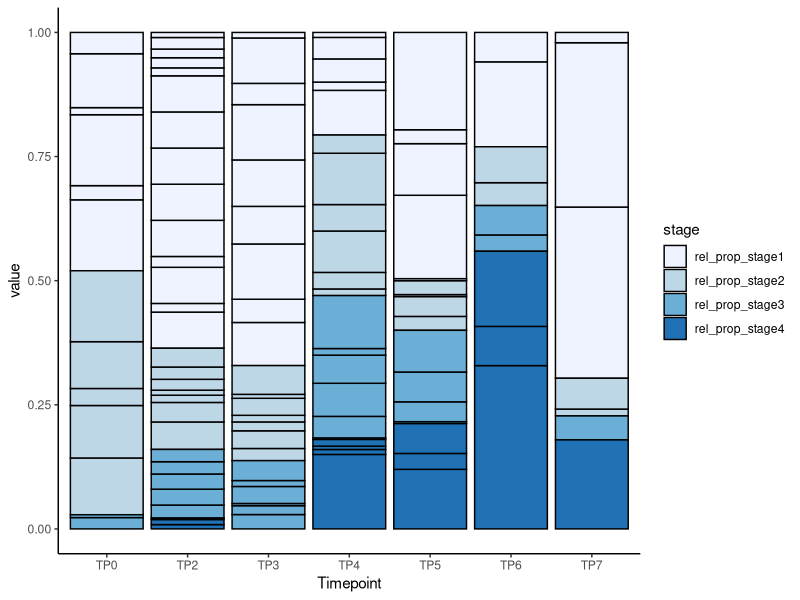
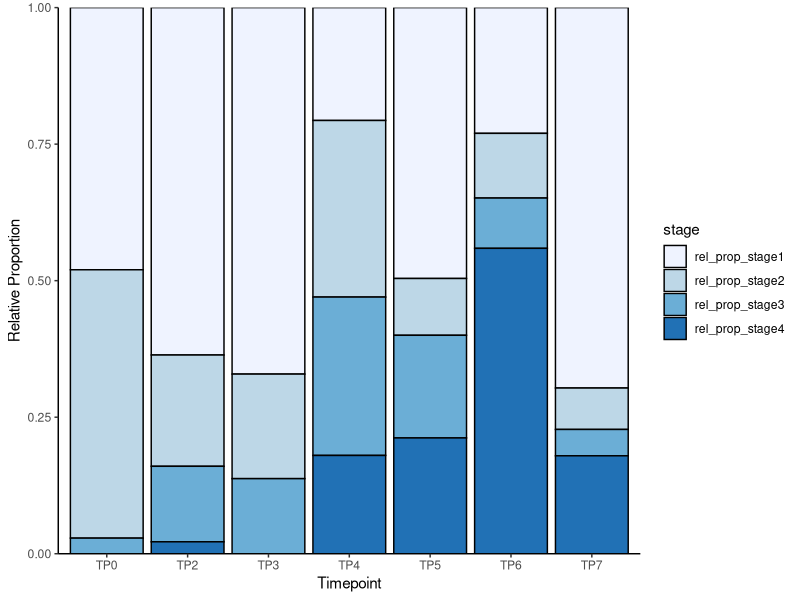
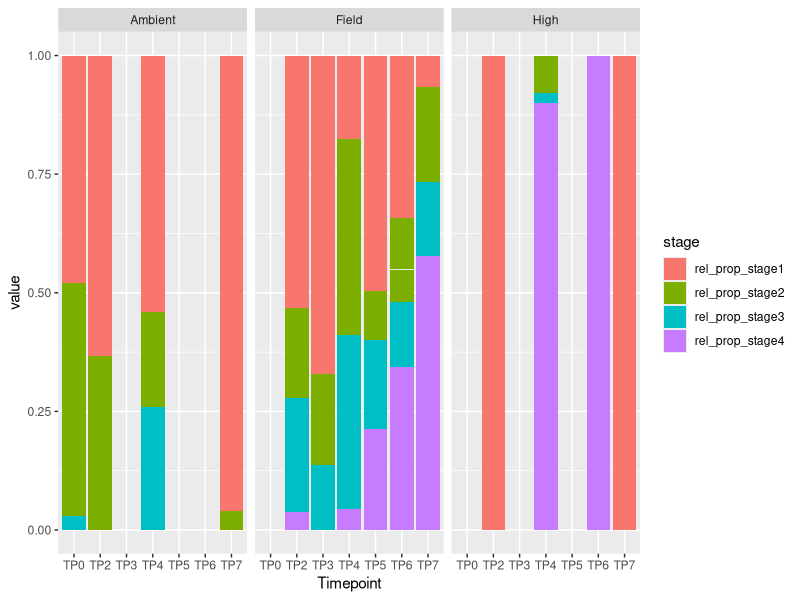
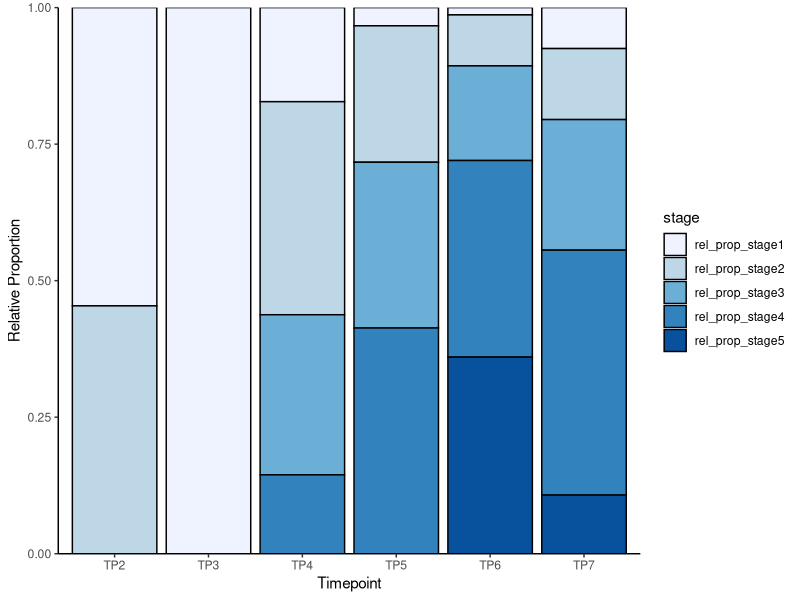
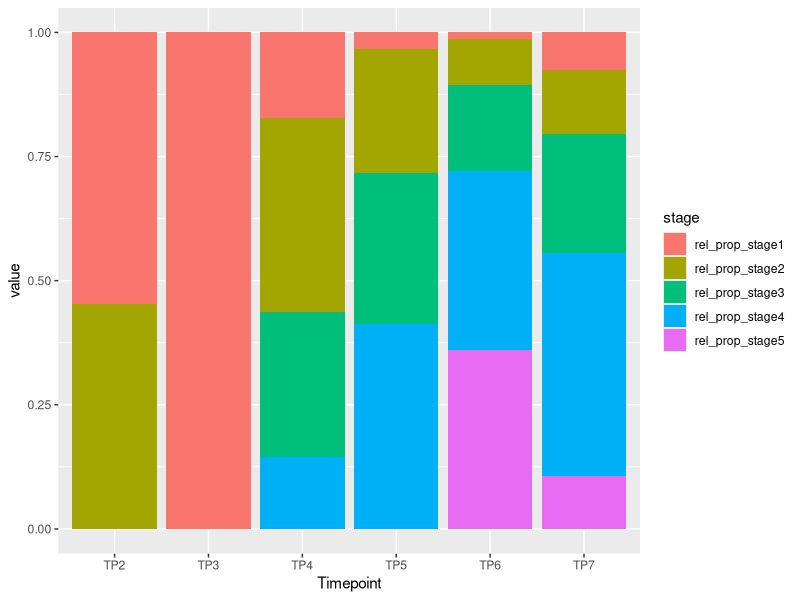
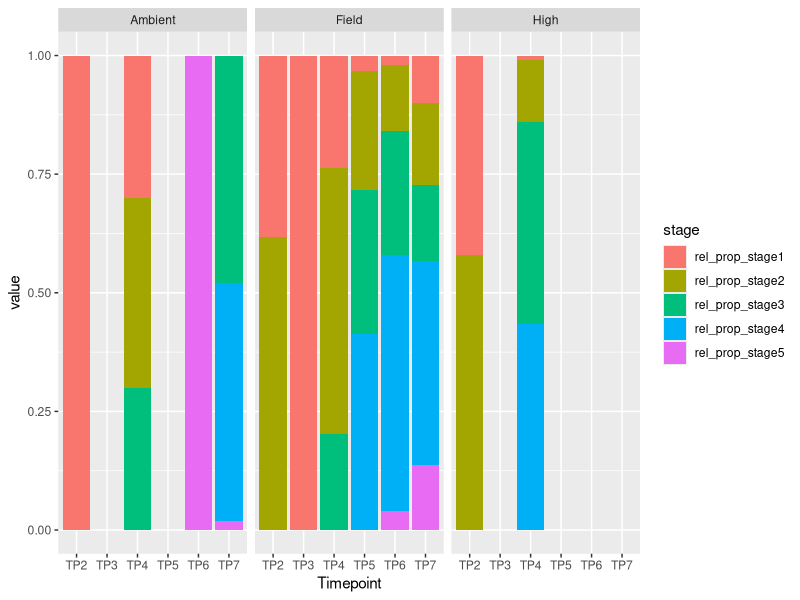
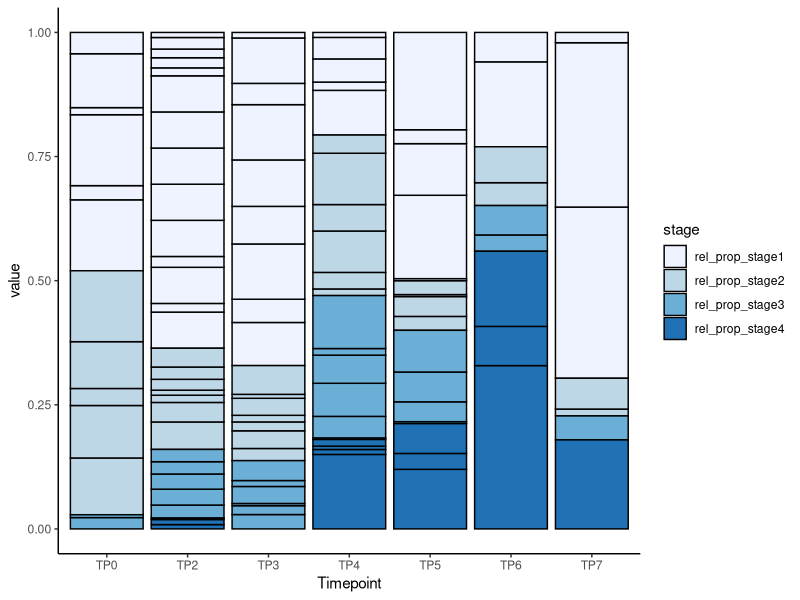
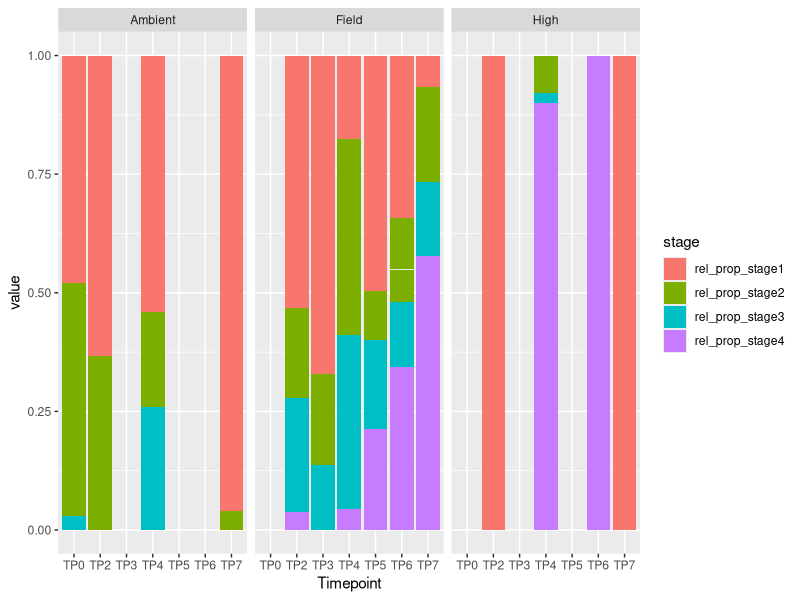

These figures' R source, in order:
## ---- chunk 1
knitr::opts_chunk$set(echo = TRUE)

library(tidyverse)
library("RColorBrewer")
## ---- chunk 2
Abundance <- read.csv("data/Abundance.csv", header = T, na.strings = c("", "NA")) %>% 
  select(Coral.ID, Treatment, Timepoint, Sex, Abundance.of.Stage.One, Abundance.of.Stage.Two, Abundance.of.Stage.Three, Abundance.of.Stage.Four, Abundance.of.Stage.Five, Total.Gamates)

######### Include Site eventually 
## ---- chunk 3
Abundance_female <- Abundance %>% 
  filter(Sex == "Female") 
## ---- chunk 4
Abundance_female <- Abundance_female %>%
  mutate(rel_prop_stage1 = (Abundance.of.Stage.One / Total.Gamates) * 100,
         rel_prop_stage2 = (Abundance.of.Stage.Two / Total.Gamates) * 100, 
         rel_prop_stage3 = (Abundance.of.Stage.Three / Total.Gamates) * 100, 
         rel_prop_stage4 = (Abundance.of.Stage.Four / Total.Gamates) * 100,
         rel_prop_stage5 = (Abundance.of.Stage.Five / Total.Gamates) * 100)
## ---- chunk 5
Abundance_female_long <- gather(Abundance_female, stage, value, rel_prop_stage1:rel_prop_stage5) %>% 
  select(Coral.ID, Treatment, Timepoint, Sex, stage, value) %>% 
  na.omit()
## ---- chunk 6
female_abund_plot <- ggplot(Abundance_female_long, aes(fill=stage, y=value, x=Timepoint)) + 
    geom_bar(position="fill", stat="identity", color = "black") +
    scale_fill_manual(values = brewer.pal(n=4, name = "Blues")) +
    theme_classic()
female_abund_plot



ggplot(Abundance_female_long, aes(fill=stage, y=value, x=Timepoint)) + 
    stat_summary(fun.y=sum, geom="bar", colour="black", position = "fill", stat = "identity") +
    #geom_bar(position="fill", stat="identity", color = "black") +
    scale_fill_manual(values = brewer.pal(n=4, name = "Blues")) +
    scale_y_continuous(expand = c(0, 0)) +
    ylab("Relative Proportion") +
    #scale_fill_discrete(labels=c('Stage 1', 'Stage 2', "Stage 3", "Stage 4")) +
    theme_classic() 
















female_abund_trt_plot <- ggplot(Abundance_female_long, aes(fill=stage, y=value, x=Timepoint)) + 
    geom_bar(position="fill", stat="identity") + 
    facet_wrap(~Treatment)
female_abund_trt_plot

ggsave("output/Female_Gamete_Abundance.pdf", female_abund_plot)
ggsave("output/Female_Gamete_Abundance_Treatment.pdf", female_abund_trt_plot)
## ---- chunk 7
Abundance_male <- Abundance %>% 
  filter(Sex == "Male") 
## ---- chunk 8
Abundance_male <- Abundance_male %>%
  mutate(rel_prop_stage1 = (Abundance.of.Stage.One / Total.Gamates) * 100,
         rel_prop_stage2 = (Abundance.of.Stage.Two / Total.Gamates) * 100, 
         rel_prop_stage3 = (Abundance.of.Stage.Three / Total.Gamates) * 100, 
         rel_prop_stage4 = (Abundance.of.Stage.Four / Total.Gamates) * 100,
         rel_prop_stage5 = (Abundance.of.Stage.Five / Total.Gamates) * 100)
## ---- chunk 9
Abundance_male_long <- gather(Abundance_male, stage, value, rel_prop_stage1:rel_prop_stage5) %>% 
  select(Coral.ID, Treatment, Timepoint, Sex, stage, value) %>% 
  na.omit()
## ---- chunk 10
ggplot(Abundance_male_long, aes(fill=stage, y=value, x=Timepoint)) + 
    stat_summary(fun.y=sum, geom="bar", colour="black", position = "fill", stat = "identity") +
    #geom_bar(position="fill", stat="identity", color = "black") +
    scale_fill_manual(values = brewer.pal(n=5, name = "Blues")) +
    scale_y_continuous(expand = c(0, 0)) +
    ylab("Relative Proportion") +
    #scale_fill_discrete(labels=c('Stage 1', 'Stage 2', "Stage 3", "Stage 4")) +
    theme_classic() 



male_abund_plot <- ggplot(Abundance_male_long, aes(fill=stage, y=value, x=Timepoint)) + 
    geom_bar(position="fill", stat="identity")
male_abund_plot

male_abund_trt_plot <- ggplot(Abundance_male_long, aes(fill=stage, y=value, x=Timepoint)) + 
    geom_bar(position="fill", stat="identity") + 
    facet_wrap(~Treatment)
male_abund_trt_plot

ggsave("output/Male_Gamete_Abundance.pdf", male_abund_plot)
ggsave("output/Male_Gamete_Abundance_Treatment.pdf", male_abund_trt_plot)
